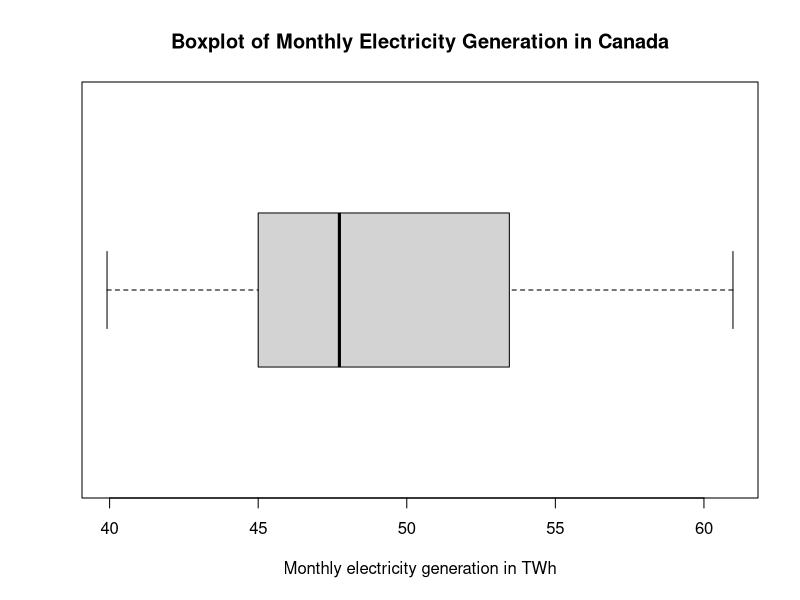
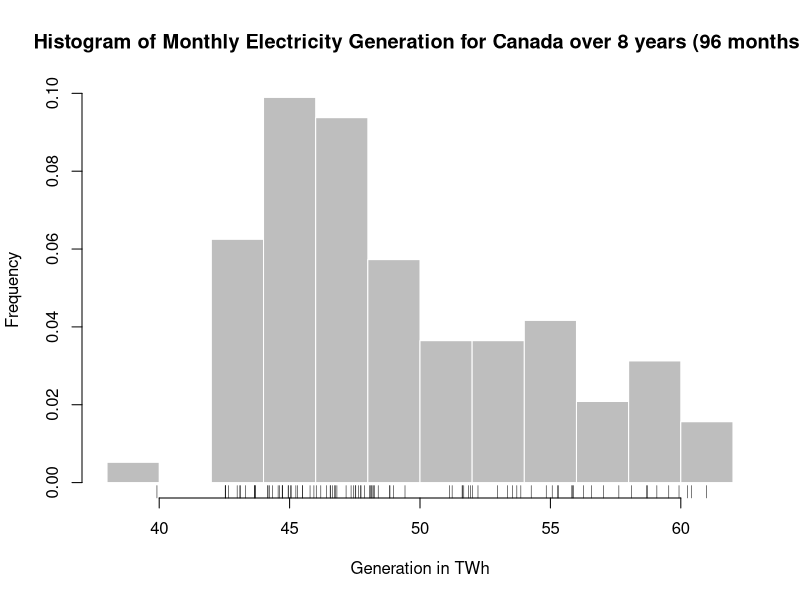
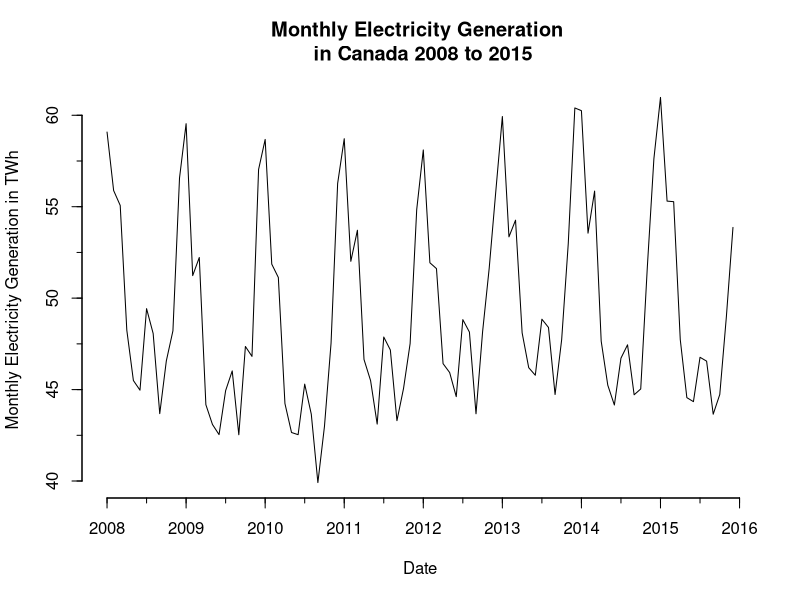
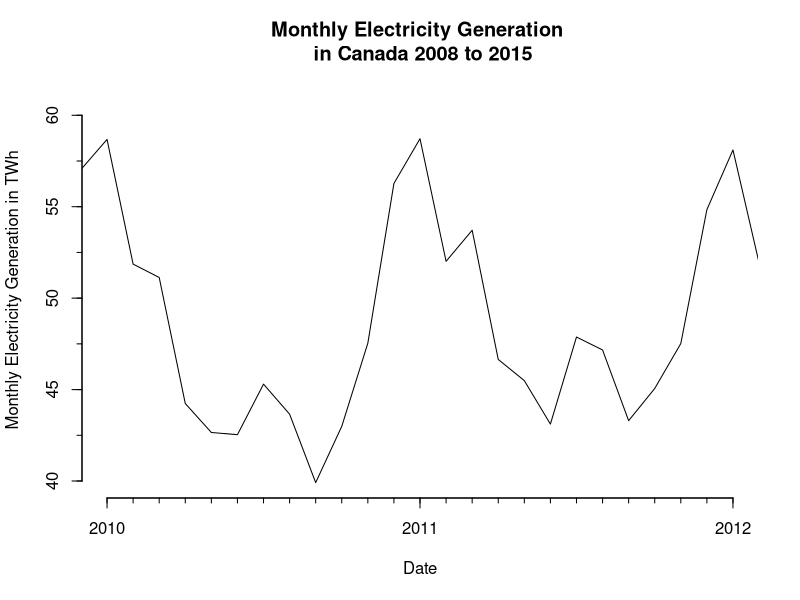

Recreate these plots in R, in order.
#import data.
GEN_TABLE <- read.csv("Monthly Generation Table.csv", header=TRUE)

#install.packages("Hmisc")
library(Hmisc)

#converting the Month column values from numeric to yearmon.
mode(GEN_TABLE$Month)
library(zoo)
months <- as.yearmon(GEN_TABLE$Month,format="%Y/%m")

#summary in TWh
summary(as.numeric(GEN_TABLE$Canada)/1000000)

boxplot(GEN_TABLE$Canada/1000000,
        horizontal = TRUE,
        xlab = "Monthly electricity generation in TWh",
        main = "Boxplot of Monthly Electricity Generation in Canada")

hist(as.numeric(GEN_TABLE$Canada/1000000),
     col="grey",
     border = 0,
     main = "Histogram of Monthly Electricity Generation for Canada over 8 years (96 months)",
     xlab = "Generation in TWh",
     ylab = "Frequency",
     freq = FALSE)
rug(GEN_TABLE$Canada/1000000)

#Adding a normal distribution curve.
# curve(dnorm(x,mean=mean(GEN_TABLE$Canada/1000000),sd=sd(GEN_TABLE$Canada/1000000)),
#       col="red",
#       lwd=2,
#       add=TRUE)


plot(months,GEN_TABLE$Canada/1000000, type="l", xlab = "Date", bty="n",xaxt="n",
   ylab="Monthly Electricity Generation in TWh",
   main = "Monthly Electricity Generation \n in Canada 2008 to 2015")
  axis(side=1,at=seq(2008,2016,1), srt=45)
 minor.tick(nx=4)

 
 plot(months,GEN_TABLE$Canada/1000000, type="l", xlab = "Date", bty="n",xaxt="n",xlim=c(2010,2012),
      ylab="Monthly Electricity Generation in TWh",
      main = "Monthly Electricity Generation \n in Canada 2008 to 2015")
 axis(side=1,at=seq(2010,2012,1), srt=45)
 minor.tick(nx=6)
  
